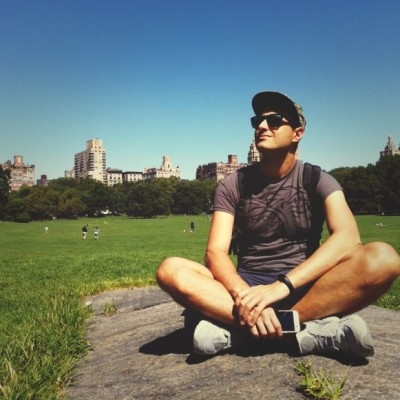
#> input picture assets/profile_photo.jpg, 400 x 400 px
$ python meme_generator.py
#> lines starting #> are read from the running program, lines starting #| are printed output that depends on the picture
#!/usr/bin/env python3
"""
Financial Meme Card Generator — eToro 16:9 Landscape & 1:1 Adaptive Studio
Generates high-engagement, sentiment-matched finance memes for market recap sessions.
Matches market conditions (Bull Extreme, Bull Steady, Sideways, Bear Dip, Bear Crash, Weekend)
with iconic meme templates and dynamic 16:9 landscape framing (1280x720) optimized for eToro,
Twitter/X, Bluesky, Telegram, and LinkedIn without stretching.
"""

import os
import re
import random
from datetime import datetime
from PIL import Image, ImageDraw, ImageFont, ImageFilter, ImageStat

REPO_ROOT = os.path.dirname(os.path.dirname(os.path.abspath(__file__)))
MEMES_DIR = os.path.join(REPO_ROOT, "assets", "memes")
OUTPUT_DIR = os.path.join(REPO_ROOT, "src", "output")
FONTS_DIR = os.path.join(REPO_ROOT, "assets", "fonts")
PROFILE_PHOTO_PATH = os.path.join(REPO_ROOT, "assets", "profile_photo.jpg")

os.makedirs(OUTPUT_DIR, exist_ok=True)
os.makedirs(MEMES_DIR, exist_ok=True)

# ── Emoji Sanitizer for Image Rendering ─────────────────────────────────────
# TTF fonts (Inter, Liberation, DejaVu) on Linux do not support color emojis.
# Rendering raw emojis produces '.notdef' / tofu glyphs (square/rectangle boxes).
EMOJI_PATTERN = re.compile(
    r"[\U00010000-\U0010ffff]|[\u2600-\u27bf]|[\u2300-\u23ff]|[\u2b50-\u2b55]|[\ufe00-\ufe0f]|[\u200d]",
    flags=re.UNICODE
)

def clean_text_for_rendering(text: str) -> str:
    """Strip emojis and unsupported glyphs to prevent .notdef / tofu box rendering artifacts in PIL."""
    if not text:
        return ""
    cleaned = EMOJI_PATTERN.sub("", text)
    return re.sub(r"\s+", " ", cleaned).strip()


# ── Font Helper ─────────────────────────────────────────────────────────────
def _get_font(size: int, bold: bool = True):
    font_candidates = [
        os.path.join(FONTS_DIR, "Inter-Bold.ttf"),
        "/usr/share/fonts/truetype/liberation/LiberationSans-Bold.ttf",
        "/usr/share/fonts/truetype/dejavu/DejaVuSans-Bold.ttf",
        "/usr/share/fonts/truetype/liberation/LiberationSans-Regular.ttf",
        "/usr/share/fonts/truetype/dejavu/DejaVuSans.ttf",
    ]
    for p in font_candidates:
        if os.path.exists(p):
            try:
                return ImageFont.truetype(p, size)
            except Exception:
                pass
    return ImageFont.load_default()


# ── Meme Scenarios Library ──────────────────────────────────────────────────
MEME_CATALOG = {
    "BULL_EXTREME": [
        {
            "template": "gatsby_cheers.jpg",
            "title": "CHEERS TO THE BULLS!",
            "top_text": "QUANDO $PLTR E I TECH COMPOUNDER",
            "bottom_text": "GUIDANO IL PORTAFOGLIO A NUOVI MASSIMI",
            "en_top": "WHEN THE AI & TECH COMPOUNDERS",
            "en_bottom": "CARRY THE ENTIRE PORTFOLIO TO THE MOON",
            "mood_emoji": "🔥",
            "badge_color": "#10B981"
        },
        {
            "template": "stonks.jpg",
            "title": "STONKS ONLY GO UP",
            "top_text": "CHI FA TRADING A LEVA: LIQUIDATO",
            "bottom_text": "NOI CON 100% AZIONI REALI E RISK 3/10: STONKS",
            "en_top": "20X LEVERAGE TRADERS: LIQUIDATED",
            "en_bottom": "US WITH 100% REAL ASSETS & RISK SCORE 3/10: STONKS",
            "mood_emoji": "🚀",
            "badge_color": "#10B981"
        },
        {
            "template": "disaster_girl.jpg",
            "title": "SHORTS GETTING BURNED",
            "top_text": "I BEAR CHE PREVEDEVANO IL CRASH IMMINENTE",
            "bottom_text": "NOI CHE INCASSIAMO UN ALTRO GREEN DAY",
            "en_top": "DOOMERS PREDICTING A MARKET CRASH",
            "en_bottom": "US ENJOYING ANOTHER MASSIVE GREEN DAY",
            "mood_emoji": "😈",
            "badge_color": "#10B981"
        }
    ],
    "BULL_STEADY": [
        {
            "template": "honest_work.png",
            "title": "HONEST COMPOUNDING",
            "top_text": "+0.75% OGGI. NIENTE LEVE FOLLI 50X",
            "bottom_text": "SOLO 100% AZIONI REALI, DIVIDENDI E COMPOUNDING",
            "en_top": "+0.75% TODAY. NO CRAZY 50X LEVERAGE",
            "en_bottom": "IT AIN'T MUCH, BUT IT'S HONEST COMPOUND WORK",
            "mood_emoji": "🌾",
            "badge_color": "#10B981"
        },
        {
            "template": "two_bus_passengers.jpg",
            "title": "DUE MODI DI VIVERE LA GIORNATA",
            "top_text": "CHI GUARDA IL GRAFICO AD 1 MINUTO CON ANSIA",
            "bottom_text": "CHI FA COPY TRADING A BASSO RISCHIO E DORME SERENO",
            "en_top": "DAY TRADERS STRESSED OVER 1-MIN CANDLES",
            "en_bottom": "LONG-TERM COPY TRADERS ENJOYING THE RIDE WITH 3/10 RISK",
            "mood_emoji": "🌿",
            "badge_color": "#10B981"
        },
        {
            "template": "epic_handshake.jpg",
            "title": "THE PERFECT ALLIANCE",
            "top_text": "CRESCITA TECNOLOGICA (AI & CHIPS)",
            "bottom_text": "DIVIDENDI SOLIDI & ZERO LEVA = COMPOUNDING",
            "en_top": "GROWTH MEGATRENDS (AI & TECH)",
            "en_bottom": "CASH FLOW & 0% LEVERAGE = LONG TERM COMPOUNDING",
            "mood_emoji": "🤝",
            "badge_color": "#06B6D4"
        },
        {
            "template": "expanding_brain.jpg",
            "title": "INVESTING EVOLUTION",
            "top_text": "INSEGUIRE LE MEME COIN CON LEVA 50X",
            "bottom_text": "COPIARE UN PORTAFOGLIO +200% DAL 2020 SENZA STRESS",
            "en_top": "CHASING RANDOM PENNY STOCKS",
            "en_bottom": "1-CLICK COPYING A +200% TRACK RECORD WITH 3/10 RISK",
            "mood_emoji": "💡",
            "badge_color": "#8B5CF6"
        },
        {
            "template": "change_my_mind.jpg",
            "title": "CHANGE MY MIND",
            "top_text": "IL COPY TRADING SU AZIONI REALI A BASSO RISCHIO",
            "bottom_text": "BATTE IL 90% DEL TRADING FAI-DA-TE. CHANGE MY MIND.",
            "en_top": "DISCIPLINED LOW-RISK COPY TRADING",
            "en_bottom": "BEATS 90% OF EMOTIONAL DAY TRADING. CHANGE MY MIND.",
            "mood_emoji": "☕",
            "badge_color": "#38BDF8"
        }
    ],
    "SIDEWAYS": [
        {
            "template": "trade_offer.jpg",
            "title": "TRADE OFFER",
            "top_text": "IO RICEVO: VOLATILITÀ QUASI ZERO",
            "bottom_text": "TU RICEVI: DIVIDENDI ACCUMULATI E TEMPO LIBERO",
            "en_top": "I RECEIVE: FLAT MARKET ACTION",
            "en_bottom": "YOU RECEIVE: SOLID DIVIDENDS & FREE TIME",
            "mood_emoji": "⚖️",
            "badge_color": "#38BDF8"
        },
        {
            "template": "waiting_skeleton.jpg",
            "title": "WAITING FOR THE DIP",
            "top_text": "IO CHE ASPETTO CHE IL MERCATO CROLLI",
            "bottom_text": "PERCHÉ 'I GURU HANNO DETTO CHE È TROPPO CARO'",
            "en_top": "WAITING FOR THE BIG CRASH",
            "en_bottom": "BECAUSE 'EXPERTS SAID MARKET IS AT THE TOP' SINCE 2022",
            "mood_emoji": "💀",
            "badge_color": "#64748B"
        },
        {
            "template": "two_buttons.jpg",
            "title": "TOUGH CHOICE",
            "top_text": "COMPRARE ALTRE AZIONI REAL ESTATE & ENERGIA",
            "bottom_text": "O RAFFORZARE I COMPOUNDER TECH SULLA PARITÀ?",
            "en_top": "ADD MORE DIVIDEND DIVIDENDS",
            "en_bottom": "OR ACCUMULATE CORE TECH LEADERS ON FLAT DAYS?",
            "mood_emoji": "🤔",
            "badge_color": "#F59E0B"
        },
        {
            "template": "distracted_boyfriend.jpg",
            "title": "DISTRACTED BY COMPOUNDERS",
            "top_text": "TRADING SPECULATIVO E LEVE PAZZE",
            "bottom_text": "NOI: PORTAFOGLIO MULTI-ASSET DIVERSIFICATO",
            "en_top": "HIGH RISK PENNY STOCKS & 20X LEVERAGE",
            "en_bottom": "US: QUALITY MULTI-ASSET COMPOUNDERS",
            "mood_emoji": "👀",
            "badge_color": "#EC4899"
        }
    ],
    "BEAR_DIP": [
        {
            "template": "this_is_fine.jpg",
            "title": "THIS IS FINE",
            "top_text": "IL MERCATO RITRACCIA DEL -0.9%",
            "bottom_text": "NOI CON ZERO LEVA E CASSA PRONTA PER IL DIP",
            "en_top": "MARKET DIPS -0.9% TODAY",
            "en_bottom": "US CHILLING WITH ZERO LEVERAGE & CASH READY",
            "mood_emoji": "☕",
            "badge_color": "#EF4444"
        },
        {
            "template": "woman_yelling_cat.jpg",
            "title": "CALM AS A CAT",
            "top_text": "I TRADER A LEVA CHE VANNO IN PANICO",
            "bottom_text": "NOI SERENI CON ZERO LEVA E RISK SCORE 3/10",
            "en_top": "LEVERAGE TRADERS PANICKING OVER MINOR PULLBACKS",
            "en_bottom": "US CHILLING WITH ZERO LEVERAGE & 3/10 RISK",
            "mood_emoji": "😼",
            "badge_color": "#F59E0B"
        },
        {
            "template": "clown_makeup.jpg",
            "title": "THE TIMING CYCLE",
            "top_text": "1. Compro il dip · 2. Scende ancora",
            "bottom_text": "3. Vendo sul panico · 4. Rimbalzo +4% il giorno dopo",
            "en_top": "1. Buy the dip · 2. It dips more",
            "en_bottom": "3. Panic sell the bottom · 4. +4% rally the next morning",
            "mood_emoji": "🎪",
            "badge_color": "#F59E0B"
        },
        {
            "template": "uno_draw_25.jpg",
            "title": "UNO DRAW 25",
            "top_text": "VENDERE SUL PANICO PER UN DIP DEL -1%",
            "bottom_text": "OPPURE PESCARE 25 CARTE E MANTENERE IL RISK 3/10",
            "en_top": "PANIC SELL AT THE FIRST -1% MARKET PULLBACK",
            "en_bottom": "OR DRAW 25 AND STICK TO DISCIPLINED 3/10 RISK",
            "mood_emoji": "🃏",
            "badge_color": "#EF4444"
        }
    ],
    "BEAR_CRASH": [
        {
            "template": "this_is_fine.jpg",
            "title": "THIS IS FINE (EXTREME)",
            "top_text": "QUANDO TUTTO IL MERCATO È PROFONDAMENTE ROSSO",
            "bottom_text": "MA LA TUA TESI D'INVESTIMENTO A 5 ANNI È INVIOLATA",
            "en_top": "WHEN THE ENTIRE MARKET IS BURNING RED",
            "en_bottom": "BUT YOUR 5-YEAR MULTI-ASSET THESIS REMAINS BULLETPROOF",
            "mood_emoji": "☕",
            "badge_color": "#DC2626"
        },
        {
            "template": "drowning_kid.jpg",
            "title": "MARKET LIQUIDITY",
            "top_text": "IL MERCATO CHE SOSTIENE SOLO IL MOMENTUM",
            "bottom_text": "I SOLIDI COMPOUNDER A SCONTO CHE ASPETTANO IL REBOUND",
            "en_top": "HYPED MOMENTUM STOCKS CRASHING HARD",
            "en_bottom": "SOLID CASH-FLOW LEADERS QUIETLY ACCUMULATING",
            "mood_emoji": "🏊‍♂️",
            "badge_color": "#DC2626"
        },
        {
            "template": "pablo_escobar.jpg",
            "title": "WAITING FOR THE REBOUND",
            "top_text": "IO CHE GUARDO IL PORTAFOGLIO OGGI",
            "bottom_text": "SAPENDO CHE DAL 2020 ABBIAMO SUPERATO OGNI TEMPESTA (+200%)",
            "en_top": "LOOKING AT RED CHARTS TODAY",
            "en_bottom": "KNOWING WE'VE COMPOUNDED +200% THROUGH EVERY STORM SINCE 2020",
            "mood_emoji": "🌧️",
            "badge_color": "#EF4444"
        }
    ],
    "WEEKEND": [
        {
            "template": "pablo_escobar.jpg",
            "title": "WEEKEND MOOD",
            "top_text": "IO IL SABATO E LA DOMENICA",
            "bottom_text": "ASPETTANDO CHE RIAPRA WALL STREET LUNEDÌ ALLE 15:30",
            "en_top": "ME DURING THE WEEKEND",
            "en_bottom": "WAITING FOR WALL STREET TO REOPEN ON MONDAY",
            "mood_emoji": "🛋️",
            "badge_color": "#6366F1"
        }
    ],
    "HOLIDAY": [
        {
            "template": "pablo_escobar.jpg",
            "title": "MERCATI IN FESTA",
            "top_text": "IO CHE ASPETTO CHE RIAPRA IL MERCATO",
            "bottom_text": "MENTRE LA BORSA È IN VACANZA PER {holiday_name}",
            "en_top": "ME WAITING FOR MARKETS TO REOPEN",
            "en_bottom": "WHILE THE EXCHANGE IS CLOSED FOR {holiday_name}",
            "mood_emoji": "🛋️",
            "badge_color": "#6366F1"
        },
        {
            "template": "waiting_skeleton.jpg",
            "title": "ATTENDENDO IL MERCATO",
            "top_text": "QUANDO LA BORSA È CHIUSA PER FESTIVITÀ",
            "bottom_text": "E TU NON VEDI L'ORA CHE RIAPRA DOMANI",
            "en_top": "WHEN MARKETS ARE CLOSED FOR HOLIDAY",
            "en_bottom": "AND YOU CAN'T WAIT FOR TOMORROW'S OPEN",
            "mood_emoji": "☕",
            "badge_color": "#8B5CF6"
        },
        {
            "template": "two_bus_passengers.jpg",
            "title": "GIORNATA DI RELAX SUI MERCATI",
            "top_text": "I DAY TRADER CHE NON SANNO COSA FARE SENZA BORSA",
            "bottom_text": "I LONG-TERM INVESTOR CHE SI GODONO LA FESTIVITÀ",
            "en_top": "DAY TRADERS STRESSED WITHOUT LIVE CANDLES",
            "en_bottom": "LONG-TERM INVESTORS ENJOYING THE HOLIDAY RELAX",
            "mood_emoji": "🌴",
            "badge_color": "#10B981"
        }
    ]
}


def determine_sentiment(portfolio_daily: float, is_weekend: bool = False, is_holiday: bool = False) -> str:
    """Classify market sentiment key based on daily performance."""
    if is_holiday:
        return "HOLIDAY"
    if is_weekend:
        return "WEEKEND"
    if portfolio_daily >= 1.5:
        return "BULL_EXTREME"
    elif portfolio_daily >= 0.2:
        return "BULL_STEADY"
    elif portfolio_daily > -0.5:
        return "SIDEWAYS"
    elif portfolio_daily > -1.5:
        return "BEAR_DIP"
    else:
        return "BEAR_CRASH"


# [27 lines left out: function should_use_meme, not called in this run]


def generate_meme_card(
    portfolio_daily: float = 1.45,
    top_performers: list = None,
    lang: str = "it",
    is_weekend: bool = False,
    is_holiday: bool = False,
    holiday_name: str = None,
    forced_template: str = None,
    aspect_ratio: str = "16:9"  # "16:9" (1280x720) or "1:1" (1080x1080)
) -> str:
    """
    Generate an eToro-native 16:9 Landscape (1280x720) or 1:1 Square meme card.
    The original meme image is NEVER stretched:
      • Analyzes average luminance and dominant tone of the meme image.
      • Generates a rich, blurred ambient depth backdrop matching the meme colors.
      • Places the un-stretched meme sharply inside a rounded studio frame with subtle drop shadow.
      • Header bar with dynamic glowing daily % pill + footer with ticker pills and verified branding.
    """
#> called with portfolio_daily = 1.45, lang = 'it', is_weekend = False, is_holiday = False, aspect_ratio = '16:9'
    sentiment = determine_sentiment(portfolio_daily, is_weekend, is_holiday)
    catalog = MEME_CATALOG.get(sentiment, MEME_CATALOG["BULL_STEADY"])

    if forced_template:
        meme_data = next((m for m in catalog if m["template"] == forced_template), catalog[0])
    else:
        meme_data = random.choice(catalog)

    template_file = meme_data["template"]
    template_path = os.path.join(MEMES_DIR, template_file)

    # ── Canvas Dimensions ────────────────────────────────────────────────────
    if aspect_ratio == "1:1":
        W, H = 1080, 1080
        header_h = 90
        footer_h = 95
        max_mw, max_mh = 920, 640
        top_font_size = 28
        bot_font_size = 26
    else:
        # Default eToro / Web Feed: 16:9 Landscape (1280x720)
        W, H = 1280, 720
        header_h = 74
        footer_h = 76
        max_mw, max_mh = 860, 410
        top_font_size = 25
        bot_font_size = 24

    # ── Load Base Meme Image & Analyze Luminance ─────────────────────────────
    meme_img = None
    is_light_meme = False
    if os.path.exists(template_path):
        try:
            meme_img = Image.open(template_path).convert("RGBA")
            stat = ImageStat.Stat(meme_img.convert("L"))
            is_light_meme = stat.mean[0] > 135
        except Exception as e:
            print(f"⚠️ Error loading meme template {template_path}: {e}")

    # ── Create Adaptive Studio Canvas ───────────────────────────────────────
    card = Image.new("RGBA", (W, H), (10, 15, 30, 255))
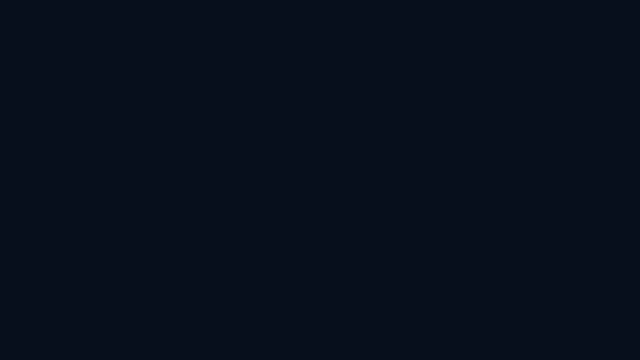
#> card: PIL image 1280x720 RGBA (shown at 1/2 size); mean R, G, B, A 10, 15, 30, 255

    if meme_img is not None:
        # Generate blurred ambient backdrop matching meme colors
        bg_blurred = meme_img.resize((W, H), Image.Resampling.BILINEAR)
        bg_blurred = bg_blurred.filter(ImageFilter.GaussianBlur(38))

        # Darken / Tint the blurred backdrop for contrast
        tint = Image.new("RGBA", (W, H), (10, 15, 30, 215) if not is_light_meme else (20, 28, 48, 190))
        bg_blurred.paste(tint, (0, 0), mask=tint)
        card.paste(bg_blurred, (0, 0))
    else:
        # Fallback dark studio gradient
        draw = ImageDraw.Draw(card)
        for y in range(H):
            t = y / H
            r = int(10 * (1 - t) + 15 * t)
            g = int(15 * (1 - t) + 23 * t)
            b = int(30 * (1 - t) + 42 * t)
            draw.line([(0, y), (W, y)], fill=(r, g, b, 255))

    draw = ImageDraw.Draw(card)

    # ── Header Bar ──────────────────────────────────────────────────────────
    draw.rectangle([(0, 0), (W, header_h)], fill=(12, 18, 36, 240))
    draw.line([(0, header_h), (W, header_h)], fill=(255, 255, 255, 30), width=1)

    f_title = _get_font(22, bold=True)
    f_badge = _get_font(20, bold=True)

    title_text = meme_data["title"]
    title_text = clean_text_for_rendering(meme_data["title"])
    draw.text((28, (header_h - 26) // 2), title_text, font=f_title, fill="#FFFFFF")

    # Daily Return / Status Pill Badge
    # Daily Return / Status Pill Badge (Clean text, no emojis to avoid .notdef/tofu artifacts)
    if is_holiday:
        pill_text = (holiday_name or "MARKET HOLIDAY").upper()[:18]
        pill_text = clean_text_for_rendering((holiday_name or "MARKET HOLIDAY").upper()[:18])
        pill_bg = (99, 102, 241, 255)
    elif is_weekend:
        pill_text = "WEEKEND RECAP"
        pill_bg = (99, 102, 241, 255)
    else:
        sign = "+" if portfolio_daily >= 0 else ""
        pill_text = f"{sign}{portfolio_daily:.2f}% {meme_data['mood_emoji']}"
        pill_text = f"{sign}{portfolio_daily:.2f}%"
        pill_bg = (16, 185, 129, 255) if portfolio_daily >= 0 else (239, 68, 68, 255)

    pill_w, pill_h = 180 if is_holiday else 170, 38
    pill_text = clean_text_for_rendering(pill_text)
    bbox = draw.textbbox((0, 0), pill_text, font=f_badge)
#> bbox = (0, 5, 69, 19)
    tw = bbox[2] - bbox[0]
#> tw = 69
    pill_w = max(110, tw + 36)
#> pill_w = 110
    pill_h = 38
    pill_x, pill_y = W - pill_w - 28, (header_h - pill_h) // 2
#> pill_x = 1142; pill_y = 18
    draw.rounded_rectangle([(pill_x, pill_y), (pill_x + pill_w, pill_y + pill_h)], radius=19, fill=pill_bg)

    bbox = draw.textbbox((0, 0), pill_text, font=f_badge)
    tw = bbox[2] - bbox[0]
    draw.text((pill_x + (pill_w - tw) // 2, pill_y + 8), pill_text, font=f_badge, fill="#FFFFFF")

    # ── Center Content Area ─────────────────────────────────────────────────
    content_top = header_h + 12
    content_bottom = H - footer_h - 12

    # 1. Top Punchline Text
    h_display = holiday_name or "la Festività"
    h_display = clean_text_for_rendering(holiday_name or "la Festività")
    raw_top = meme_data["en_top"] if lang == "en" else meme_data["top_text"]
    try:
        top_text = raw_top.format(holiday_name=h_display)
    except Exception:
        top_text = raw_top
    top_text = clean_text_for_rendering(top_text)

    f_meme_top = _get_font(top_font_size, bold=True)
    top_bbox = draw.textbbox((0, 0), top_text, font=f_meme_top)
#> top_bbox = (0, 6, 513, 23)
    top_tw = top_bbox[2] - top_bbox[0]
#> top_tw = 513
    top_th = top_bbox[3] - top_bbox[1]
#> top_th = 17

    top_y = content_top + 4
    draw.text(((W - top_tw) // 2, top_y), top_text, font=f_meme_top, fill="#00D4FF")

    # 2. Bottom Punchline Text
    raw_bottom = meme_data["en_bottom"] if lang == "en" else meme_data["bottom_text"]
    try:
        bottom_text = raw_bottom.format(holiday_name=h_display)
    except Exception:
        bottom_text = raw_bottom
    bottom_text = clean_text_for_rendering(bottom_text)

    f_meme_bot = _get_font(bot_font_size, bold=True)
    bot_bbox = draw.textbbox((0, 0), bottom_text, font=f_meme_bot)
#> bot_bbox = (0, 5, 719, 22)
    bot_tw = bot_bbox[2] - bot_bbox[0]
#> bot_tw = 719
    bot_th = bot_bbox[3] - bot_bbox[1]
#> bot_th = 17
    bot_y = content_bottom - bot_th - 6
#> bot_y = 609
    draw.text(((W - bot_tw) // 2, bot_y), bottom_text, font=f_meme_bot, fill="#FACC15")

    # 3. Sharp Centered Meme Image (Preserving Exact Aspect Ratio)
    if meme_img is not None:
        avail_mh = bot_y - (top_y + top_th + 16) - 10
        avail_mw = max_mw

        scale = min(avail_mw / meme_img.width, avail_mh / meme_img.height)
        mw = int(meme_img.width * scale)
        mh = int(meme_img.height * scale)

        scaled_meme = meme_img.resize((mw, mh), Image.Resampling.LANCZOS)

        mx = (W - mw) // 2
        my = (top_y + top_th + 14) + (avail_mh - mh) // 2

        # Studio Card Frame with Drop Shadow
        shadow_box = [(mx - 6, my - 6), (mx + mw + 6, my + mh + 6)]
        draw.rounded_rectangle(shadow_box, radius=8, fill=(0, 0, 0, 160))

        # Paste un-stretched meme
        card.paste(scaled_meme, (mx, my), mask=scaled_meme)

        # Subtle glowing border
        border_color = (0, 212, 255, 120) if not is_light_meme else (255, 255, 255, 160)
        draw.rounded_rectangle([(mx, my), (mx + mw, my + mh)], radius=6, outline=border_color, width=2)

    # ── Footer Bar: Tickers & Branding ──────────────────────────────────────
    footer_y = H - footer_h
    draw.rectangle([(0, footer_y), (W, H)], fill=(12, 18, 36, 245))
    draw.line([(0, footer_y), (W, footer_y)], fill=(255, 255, 255, 25), width=1)

    # Left: Top Tickers Pills
    if top_performers:
        tx = 28
        f_ticker = _get_font(15, bold=True)
        pill_h_foot = 34
        pill_y_foot = footer_y + (footer_h - pill_h_foot) // 2
        for sym, pct in top_performers[:3]:
            arr = "▲" if pct >= 0 else "▼"
            t_str = f"{arr} ${sym} {pct:+.1f}%"
            t_col = (16, 185, 129) if pct >= 0 else (239, 68, 68)

            t_box = draw.textbbox((0, 0), t_str, font=f_ticker)
            t_w = t_box[2] - t_box[0] + 16

            draw.rounded_rectangle([(tx, pill_y_foot), (tx + t_w, pill_y_foot + pill_h_foot)], radius=10, fill=(24, 32, 54, 255), outline=t_col, width=1)
            draw.text((tx + 8, pill_y_foot + 8), t_str, font=f_ticker, fill=t_col)
            tx += t_w + 10
#> this loop made 3 passes
#> (t_box, t_w, tx) on passes 1 to 3: ((0, 2, 113, 16), 129, 167), ((0, 2, 116, 16), 132, 309), ((0, 2, 105, 16), 121, 440)
#> after the loop, tx = 440

    # Right: Creator Branding & Verified Avatar
    brand_text = "Andrea Ravalli"
    sub_brand = "eToro Popular Investor"
    f_brand_name = _get_font(16, bold=True)
    f_brand_sub = _get_font(12, bold=False)

    avatar_size = 42
    avatar_x = W - 280
    avatar_y = footer_y + (footer_h - avatar_size) // 2

    if os.path.exists(PROFILE_PHOTO_PATH):
        try:
            avatar = Image.open(PROFILE_PHOTO_PATH).convert("RGBA")
            avatar = avatar.resize((avatar_size, avatar_size), Image.Resampling.LANCZOS)
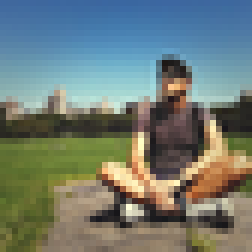
#> avatar: PIL image 42x42 RGBA (shown 6 times larger); mean R, G, B, A 111.8, 123.9, 116.9, 255
            mask = Image.new("L", (avatar_size, avatar_size), 0)
#> mask: PIL image 42x42 L; every value is 0
            mask_draw = ImageDraw.Draw(mask)
            mask_draw.ellipse((0, 0, avatar_size, avatar_size), fill=255)
            card.paste(avatar, (avatar_x, avatar_y), mask=mask)
#> (the rest of the program and of its run is left out)
